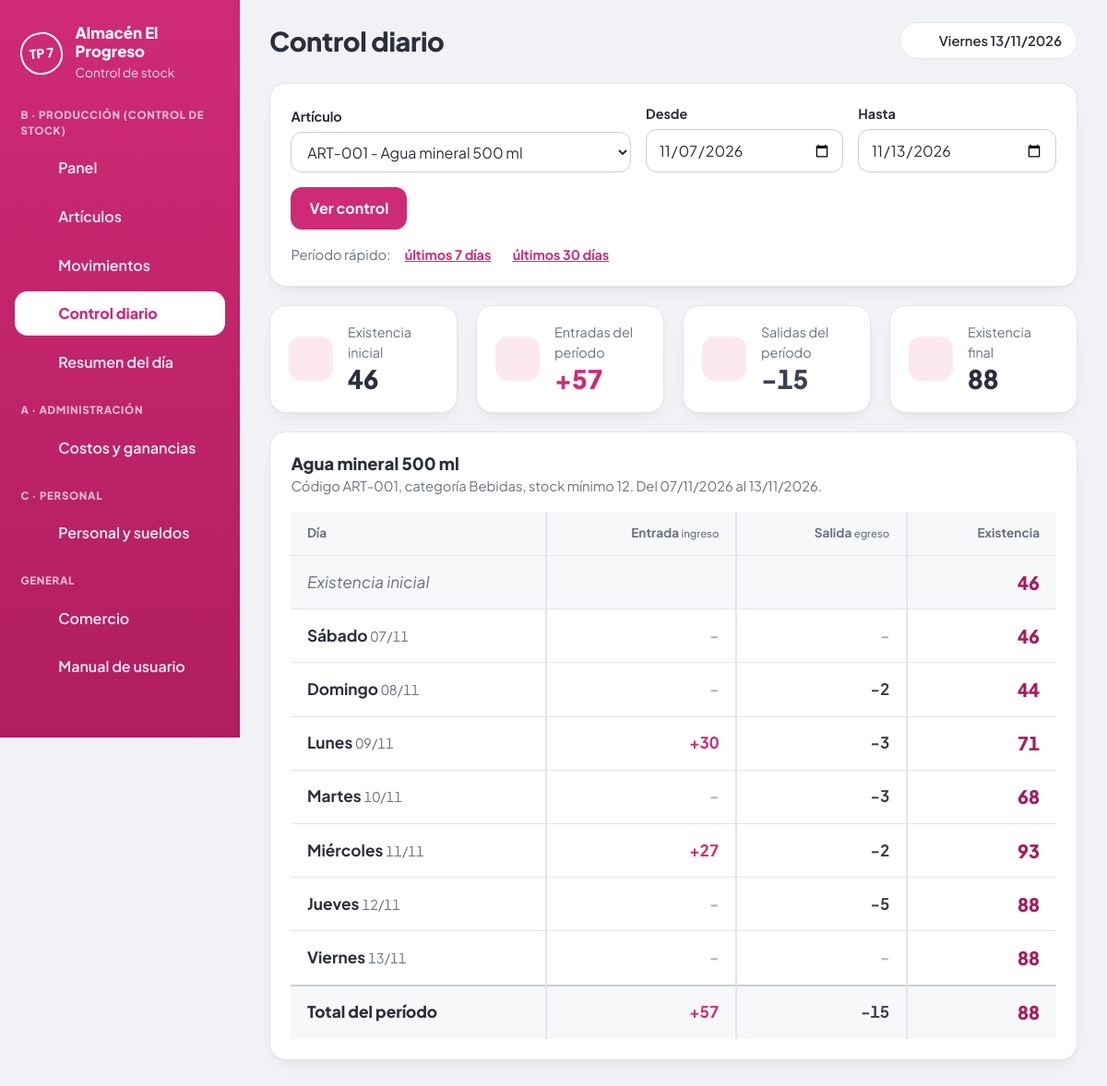
The app's page /control.php with its own data.
### tables this page shows
CREATE TABLE comercio (
  id          INT          NOT NULL PRIMARY KEY,
  nombre      VARCHAR(80)  NOT NULL,
  descripcion TEXT         NOT NULL,
  integrantes VARCHAR(120) NOT NULL DEFAULT '',
  ingreso     TEXT         NOT NULL
);

CREATE TABLE articulos (
  id            INT         NOT NULL AUTO_INCREMENT PRIMARY KEY,
  codigo        VARCHAR(20) NOT NULL UNIQUE,
  nombre        VARCHAR(80) NOT NULL,
  categoria     VARCHAR(40) NOT NULL DEFAULT 'Sin categoría',
  stock_inicial INT         NOT NULL DEFAULT 0,
  stock_minimo  INT         NOT NULL DEFAULT 5,
  creado        TIMESTAMP   NOT NULL DEFAULT CURRENT_TIMESTAMP,
  CHECK (stock_inicial >= 0),
  CHECK (stock_minimo >= 0)
);

### config.php (called while the page is built, shortened)
<?php
function db(): PDO
{
    static $pdo = null;
    if ($pdo === null) {
        $pdo = new PDO(
            'mysql:host=' . DB_HOST . ';dbname=' . DB_NAME . ';charset=utf8mb4',
            DB_USER,
            DB_PASS,
            [
                PDO::ATTR_ERRMODE            => PDO::ERRMODE_EXCEPTION,
                PDO::ATTR_DEFAULT_FETCH_MODE => PDO::FETCH_ASSOC,
                PDO::ATTR_EMULATE_PREPARES   => false,
            ]
        );
    }
    return $pdo;
}

### control.php (the view, shortened to what this page needs)
<?php
$titulo = 'Control diario';
$activo = 'control.php';
require __DIR__ . '/includes/cabecera.php';
$lista = $pdo->query('SELECT id, codigo, nombre, categoria FROM articulos ORDER BY categoria, codigo')->fetchAll();
$por_categoria = [];
foreach ($lista as $a) {
    $por_categoria[$a['categoria']][] = $a;
}
$art = null;
if (!$art && $lista) {
    $art = $pdo->query('SELECT * FROM articulos ORDER BY codigo LIMIT 1')->fetch();
}
$hasta = fecha_valida(get('hasta')) ? get('hasta') : $hoy;
$desde = fecha_valida(get('desde')) ? get('desde') : sumar_dias($hasta, -6);
$error = null;
$filas   = [];
$inicial = 0;
$tot_ent = 0;
$tot_sal = 0;
$saldo   = 0;
if ($art && !$error) {
    $st = $pdo->prepare(
        "SELECT COALESCE(SUM(IF(tipo = 'entrada', cantidad, -cantidad)), 0)
         FROM movimientos WHERE articulo_id = :id AND fecha < :d"
    );
    $st->execute([':id' => $art['id'], ':d' => $desde]);
    $inicial = (int)$art['stock_inicial'] + (int)$st->fetchColumn();
    $st = $pdo->prepare(
        "SELECT fecha, tipo, SUM(cantidad) AS total
         FROM movimientos
         WHERE articulo_id = :id AND fecha BETWEEN :d AND :h
         GROUP BY fecha, tipo"
    );
    $st->execute([':id' => $art['id'], ':d' => $desde, ':h' => $hasta]);
    $por_dia = [];
    foreach ($st->fetchAll() as $r) {
        $por_dia[$r['fecha']][$r['tipo']] = (int)$r['total'];
    }
    $saldo = $inicial;
    for ($f = $desde; $f <= $hasta; $f = sumar_dias($f, 1)) {
        $ent = $por_dia[$f]['entrada'] ?? 0;
        $sal = $por_dia[$f]['salida'] ?? 0;
        $saldo   += $ent - $sal;
        $tot_ent += $ent;
        $tot_sal += $sal;
        $filas[] = ['fecha' => $f, 'ent' => $ent, 'sal' => $sal, 'exi' => $saldo];
    }
}
?>
<?php if (!$lista): ?>
    <section class="tarjeta vacio-grande">
        <h2>Todavía no hay artículos cargados</h2>
        <p>Cargá al menos un artículo para ver su control día por día.</p>
        <a class="boton" href="articulos.php">Cargar un artículo</a>
    </section>
<?php else: ?>
<section class="tarjeta">
    <form method="get" class="filtros">
        <div class="campo campo-ancho">
            <label for="articulo">Artículo</label>
            <select id="articulo" name="articulo">
                <?php foreach ($por_categoria as $categoria => $items): ?>
                    <optgroup label="<?= e($categoria) ?>">
                        <?php foreach ($items as $a): ?>
                            <option value="<?= (int)$a['id'] ?>"<?= $art && (int)$a['id'] === (int)$art['id'] ? ' selected' : '' ?>>
                                <?= e($a['codigo'] . ' - ' . $a['nombre']) ?>
                            </option>
                        <?php endforeach; ?>
                    </optgroup>
                <?php endforeach; ?>
            </select>
        </div>
        <div class="campo">
            <label for="desde">Desde</label>
            <input type="date" id="desde" name="desde" value="<?= e($desde) ?>">
        </div>
        <div class="campo">
            <label for="hasta">Hasta</label>
            <input type="date" id="hasta" name="hasta" value="<?= e($hasta) ?>">
        </div>
        <button type="submit" class="boton">Ver control</button>
    </form>
    <p class="atajos suave">
        Período rápido:
        <a class="enlace" href="<?= e(url_con(['desde' => sumar_dias($hoy, -6), 'hasta' => $hoy, 'p' => null])) ?>">últimos 7 días</a>
        <a class="enlace" href="<?= e(url_con(['desde' => sumar_dias($hoy, -29), 'hasta' => $hoy, 'p' => null])) ?>">últimos 30 días</a>
    </p>
</section>
<?php if ($error): ?>
    <div class="aviso aviso-error" role="alert"><?= e($error) ?></div>
<?php elseif ($art): ?>
    <section class="kpis" aria-label="Totales del período">
        <article class="kpi">
            <span class="kpi-icono"><?= icono('hoy') ?></span>
            <div><p>Existencia inicial</p><strong><?= n($inicial) ?></strong></div>
        </article>
        <article class="kpi">
            <span class="kpi-icono"><?= icono('movimientos') ?></span>
            <div><p>Entradas del período</p><strong class="ent">+<?= n($tot_ent) ?></strong></div>
        </article>
        <article class="kpi">
            <span class="kpi-icono"><?= icono('movimientos') ?></span>
            <div><p>Salidas del período</p><strong class="sal">-<?= n($tot_sal) ?></strong></div>
        </article>
        <article class="kpi<?= $saldo <= (int)$art['stock_minimo'] ? ' kpi-alerta' : '' ?>">
            <span class="kpi-icono"><?= icono('unidades') ?></span>
            <div><p>Existencia final</p><strong><?= n($saldo) ?></strong></div>
        </article>
    </section>
    <section class="tarjeta">
        <div class="tarjeta-cab">
            <div>
                <h2><?= e($art['nombre']) ?></h2>
                <p class="suave">
                    Código <?= e($art['codigo']) ?>, categoría <?= e($art['categoria']) ?>, stock mínimo <?= n($art['stock_minimo']) ?>.
                    Del <?= e(fmt_fecha($desde)) ?> al <?= e(fmt_fecha($hasta)) ?>.
                </p>
            </div>
        </div>
        <div class="tabla-wrap">
            <table class="tabla tabla-dia tabla-grande">
                <thead>
                    <tr>
                        <th>Día</th>
                        <th class="num">Entrada <small>ingreso</small></th>
                        <th class="num">Salida <small>egreso</small></th>
                        <th class="num">Existencia</th>
                    </tr>
                </thead>
                <tbody>
                    <tr class="fila-inicio">
                        <td>Existencia inicial</td>
                        <td></td>
                        <td></td>
                        <td class="num exi"><?= n($inicial) ?></td>
                    </tr>
                    <?php foreach ($filas as $f): ?>
                        <tr>
                            <td><b><?= e(dia_semana($f['fecha'])) ?></b> <span class="suave"><?= e(fmt_corta($f['fecha'])) ?></span></td>
                            <td class="num ent"><?= $f['ent'] ? '+' . n($f['ent']) : '<span class="raya">-</span>' ?></td>
                            <td class="num sal"><?= $f['sal'] ? '-' . n($f['sal']) : '<span class="raya">-</span>' ?></td>
                            <td class="num exi"><?= n($f['exi']) ?></td>
                        </tr>
                    <?php endforeach; ?>
                </tbody>
                <tfoot>
                    <tr>
                        <td>Total del período</td>
                        <td class="num ent">+<?= n($tot_ent) ?></td>
                        <td class="num sal">-<?= n($tot_sal) ?></td>
                        <td class="num exi"><?= n($saldo) ?></td>
                    </tr>
                </tfoot>
            </table>
        </div>
    </section>
<?php endif; ?>
<?php endif; ?>
<?php require __DIR__ . '/includes/pie.php'; ?>

### includes/cabecera.php (shortened to what this page needs)
<?php
require_once __DIR__ . '/funciones.php';
try {
    $comercio = datos_comercio();
} catch (PDOException $ex) {
    http_response_code(500);
    ?>
<!DOCTYPE html>
<html lang="es">
<head>
    <meta charset="UTF-8">
    <meta name="viewport" content="width=device-width, initial-scale=1">
    <title>Error de conexión</title>
    <link rel="stylesheet" href="css/estilos.css">
</head>
<body class="pagina-error">
    <div class="tarjeta error-db">
        <h1>No se pudo conectar a la base de datos</h1>
        <p>Revisá que MySQL esté encendido, que hayas importado <code>database.sql</code>
           y que los datos de <code>config.php</code> sean correctos.</p>
        <p class="suave">Detalle técnico: <?= e($ex->getMessage()) ?></p>
    </div>
</body>
</html>
    <?php
    exit;
}
$hoy    = hoy();
$titulo = $titulo ?? 'Panel';
$activo = $activo ?? '';
$menu = [
    'B · Producción (control de stock)' => [
        'index.php'       => ['Panel',           'panel'],
        'articulos.php'   => ['Artículos',       'articulos'],
        'movimientos.php' => ['Movimientos',     'movimientos'],
        'control.php'     => ['Control diario',  'control'],
        'resumen.php'     => ['Resumen del día', 'resumen'],
    ],
    'A · Administración' => [
        'administracion.php' => ['Costos y ganancias', 'administracion'],
    ],
    'C · Personal' => [
        'personal.php'    => ['Personal y sueldos', 'personal'],
    ],
    'General' => [
        'comercio.php'    => ['Comercio',         'comercio'],
        'manual.html'     => ['Manual de usuario', 'manual'],
    ],
];
?>
<!DOCTYPE html>
<html lang="es">
<head>
    <link rel="stylesheet" href="css/estilos.css">
</head>
<body>
<div class="app">
    <aside class="lateral">
        <div class="marca">
            <span class="sello" aria-hidden="true">TP 7</span>
            <div>
                <strong><?= e($comercio['nombre']) ?></strong>
                <small>Control de stock</small>
            </div>
        </div>
        <nav class="menu" aria-label="Secciones">
            <?php foreach ($menu as $grupo => $items): ?>
                <p class="menu-titulo"><?= e($grupo) ?></p>
                <?php foreach ($items as $archivo => $item): ?>
                    <a href="<?= e($archivo) ?>"<?= $archivo === $activo ? ' class="activo" aria-current="page"' : '' ?>>
                        <?= icono($item[1]) ?><span><?= e($item[0]) ?></span>
                    </a>
                <?php endforeach; ?>
            <?php endforeach; ?>
        </nav>
    </aside>
    <div class="contenido">
        <header class="barra-sup">
            <h1><?= e($titulo) ?></h1>
            <p class="fecha-hoy"><?= icono('hoy') ?><?= e(dia_semana($hoy)) ?> <?= e(fmt_fecha($hoy)) ?></p>
        </header>
        <main>

### records on screen
comercio: nombre "Almacén El Progreso"
articulos: stock_inicial "46", nombre "Agua mineral 500 ml", codigo "ART-001", categoria "Bebidas", stock_minimo "12"

### other values on screen
$grupo "B · PRODUCCIÓN (CONTROL DE STOCK)"
$item[0] "Panel"
$item[0] "Artículos"
$item[0] "Movimientos"
$item[0] "Control diario"
$item[0] "Resumen del día"
$grupo "A · ADMINISTRACIÓN"
$item[0] "Costos y ganancias"
$grupo "C · PERSONAL"
$item[0] "Personal y sueldos"
$grupo "GENERAL"
$item[0] "Comercio"
$item[0] "Manual de usuario"
$titulo "Control diario"
dia_semana($hoy) "Viernes"
